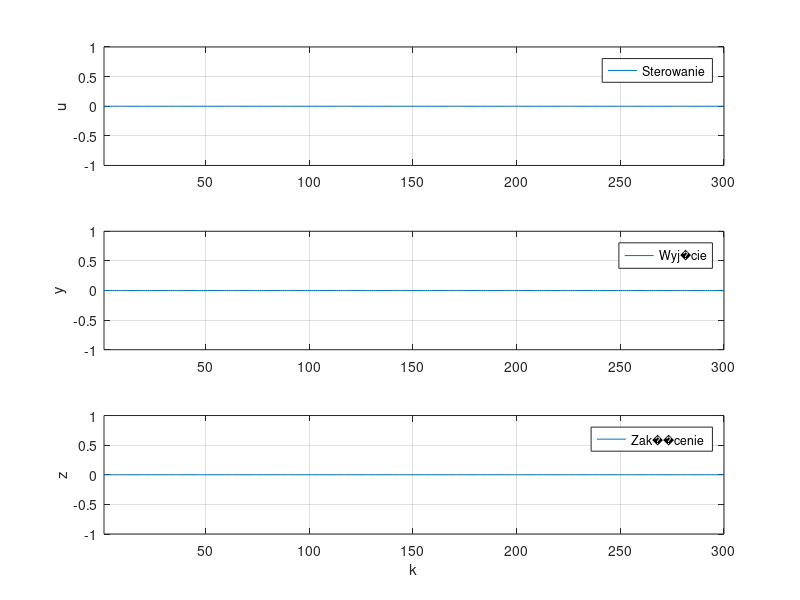

MATLAB code for this plot: (Note: this script raises an error after producing the figure.)
name = '../../../doc/projekt/zad1charstat_u_y_z.tex';

title = 'Punkt pracy obiektu symulacji';
u = dlmread('zad1_u.csv','\t');
y = dlmread('zad1_y.csv','\t');
z = dlmread('zad1_z.csv','\t');
x = 1:length(u);

figure(1);

subplot(3,1, 1);
hold on;
plot(x,u);
xlim([min(x) max(x)]);
%title('u');
%xlabel('k');
ylabel('u');
legend('Sterowanie', 'Location', 'NorthEast');
grid on;
box on;

subplot(3,1, 2);
hold on;
plot(x,y);
xlim([min(x) max(x)]);
%title('y');
%xlabel('k');
ylabel('y');
legend('Wyj�cie', 'Location', 'NorthEast');
grid on;
box on;

subplot(3,1, 3);
hold on;
plot(x,z);
xlim([min(x) max(x)]);
%title('z');
xlabel('k');
ylabel('z');
legend('Zak��cenie', 'Location', 'NorthEast');
grid on;
box on;

% dwie linijki poni�ej zapewniaj� poprawne ustawienie wykresu w pdf-ie
% oraz pozwalaj� nazwa� wykres pod spodem
beforeFigure = [sprintf('\\begin{figure}[H] \n\\centering')];
afterFigure = [sprintf('\\caption{%s}\n\\end{figure}', title)];
matlab2tikz(name, ...
    'showInfo', false, ...
    'encoding', 'UTF-8', ...
    'extraCode', beforeFigure, ...
    'extraCodeAtEnd', afterFigure);

close(1)
